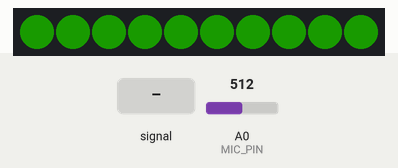
Recording of a sketch running on a simulated Arduino Uno, built with avr-gcc and run on an emulated ATmega328P. Parts: 10 RGB LEDs in strip order, left to right. The inputs (shaded band) are chosen by the test bench; at power-on: A0 (MIC_PIN) = 512. Dim RGB values are drawn brighter than linear.

Above: at 8.9 s.
9.0 s: A0 (MIC_PIN) fed a 200 Hz sine of ±460 counts around its level
At 9.08 s:
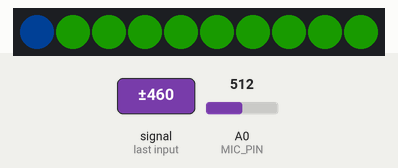
10.8 s: A0 (MIC_PIN) set to 246
At 12.4 s:
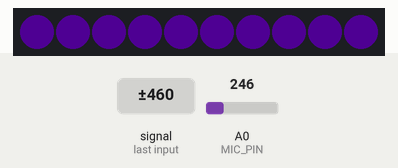
12.6 s: A0 (MIC_PIN) set to 266
14.4 s: A0 (MIC_PIN) fed a 1000 Hz sine of ±255 counts around its level
At 14.47 s:
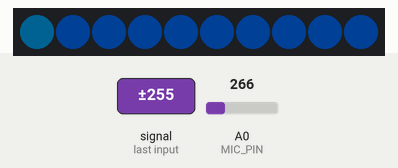
17.4 s: A0 (MIC_PIN) set to 160
At 19.1 s:
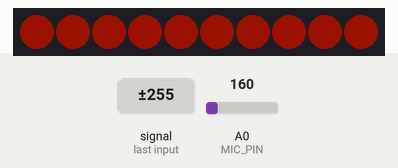
19.3 s: A0 (MIC_PIN) fed a 200 Hz sine of ±81 counts around its level
At 19.45 s:
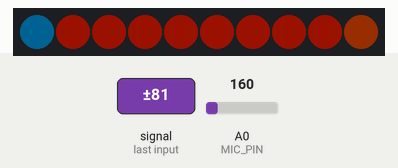

The sketch:

vest.ino
```cpp
#include <Adafruit_NeoPixel.h>

#define VESTRHSPIN 7 //Right hand side of vest pin number
#define NOPINS 10    //Number of pins in each 'strand'
#define MIC_PIN   A0 // Microphone is attached to this analog pin

// Parameter 1 = number of pixels in strip
// Parameter 2 = pin number (most are valid)
// Parameter 3 = pixel type flags, add together as needed:
//   NEO_KHZ800  800 KHz bitstream (most NeoPixel products w/WS2812 LEDs)
//   NEO_KHZ400  400 KHz (classic 'v1' (not v2) FLORA pixels, WS2811 drivers)
//   NEO_GRB     Pixels are wired for GRB bitstream (most NeoPixel products)
//   NEO_RGB     Pixels are wired for RGB bitstream (v1 FLORA pixels, not v2)
Adafruit_NeoPixel vestRHSstrip = Adafruit_NeoPixel(NOPINS, VESTRHSPIN, NEO_GRB + NEO_KHZ800);
// Set up pixel strips

int history[NOPINS];
int currentPos=0; //Current pointer in history array

void setup() {
  memset(history,0,sizeof(history));
  //Set up both sides
  vestRHSstrip.begin();

  //Set up brightness
  vestRHSstrip.setBrightness(30);

  //Initialize all pixels to 'off'
  vestRHSstrip.show();

  //Do something pretty for startup
  rainbowCycle(5);
}

//Main program loop
void loop(){
  uint8_t i;
  int n;//Raw data from microphone

  //Read value from Microphone
  n   = analogRead(MIC_PIN);

  //Rotate around history, add one and flick back to zero if need be
  currentPos++;
  currentPos%=NOPINS;

  //Store current reading in history
  history[currentPos]=n;

  //Set the pixel colours

  for (i=0;i<NOPINS;i++){
    //Choose a color based on history
    uint32_t colorNum=Wheel(map(history[(i+currentPos)%NOPINS],300,500,0,255)&205);
    vestRHSstrip.setPixelColor(i,colorNum);
  }
  //Push pixel color changes out to the strip
  vestRHSstrip.show();
  delay(100);
  //Make some pretty colours for testing
  //TODO: Need to rewrite all the example code so that both side can be set at the same time..
  //TODO: Button inputs to make various patterns go off, instead of the microphone reaction?
  //TODO: Make different patterns go off at regular intervals? Racing LED up one side, down the other etc
  //TODO: Microphone leveling/averaging
}


// -----------------------------------------------
// Imported colour methods from adafruit
// Fill the dots one after the other with a color
void colorWipe(uint32_t c, uint8_t wait) {
  for(uint16_t i=0; i<vestRHSstrip.numPixels(); i++) {
      vestRHSstrip.setPixelColor(i, c);
      vestRHSstrip.show();
      delay(wait);
  }
}

void rainbow(uint8_t wait) {
  uint16_t i, j;

  for(j=0; j<256; j++) {
    for(i=0; i<vestRHSstrip.numPixels(); i++) {
      vestRHSstrip.setPixelColor(i, Wheel((i+j) & 255));
    }
    vestRHSstrip.show();
    delay(wait);
  }
}


// Slightly different, this makes the rainbow equally distributed throughout
void rainbowCycle(uint8_t wait) {
  uint16_t i, j;

  for(j=0; j<256*5; j++) { // 5 cycles of all colors on wheel
    for(i=0; i< vestRHSstrip.numPixels(); i++) {
      vestRHSstrip.setPixelColor(i, Wheel(((i * 256 / vestRHSstrip.numPixels()) + j) & 255));
    }
    vestRHSstrip.show();
    delay(wait);
  }
}

// Input a value 0 to 255 to get a color value.
// The colours are a transition r - g - b - back to r.
uint32_t Wheel(byte WheelPos) {
  if(WheelPos < 85) {
   return vestRHSstrip.Color(WheelPos * 3, 255 - WheelPos * 3, 0);
  } else if(WheelPos < 170) {
   WheelPos -= 85;
   return vestRHSstrip.Color(255 - WheelPos * 3, 0, WheelPos * 3);
  } else {
   WheelPos -= 170;
   return vestRHSstrip.Color(0, WheelPos * 3, 255 - WheelPos * 3);
  }
}
```

Measured:
- after the input at 9.0 s, the LEDs: change at once (image 1)
- after the input at 10.8 s, the LEDs: first change after 0.06 s (image 2 shows a later state)
- after the input at 14.4 s, the LEDs: change at once (image 3)
- after the input at 19.3 s, the LEDs: first change at once (image 5 shows a later state)
